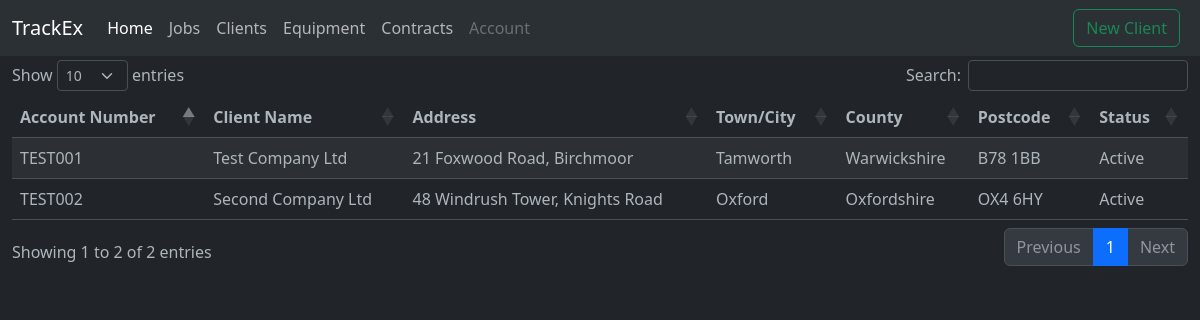
The app's page /clients, older data.
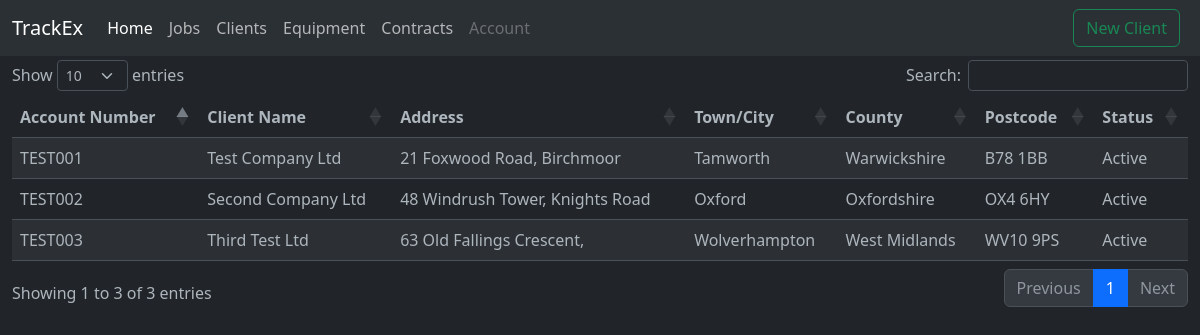
The same page, newer data.
### tables this page shows
CREATE TABLE clients (
            id INTEGER PRIMARY KEY AUTOINCREMENT,
            account_number TEXT,
            client_name TEXT,
            address_line_1 TEXT,
            address_line_2 TEXT,
            town_city TEXT,
            county TEXT,
            postcode TEXT,
            phone_number TEXT,
            status TEXT,
            date_stamp TEXT
        );

### app.py (the view)
@app.route('/clients')
def clients():
    search_query = request.args.get('search', '', type=str)
    success_message = request.args.get('success', '')
    error_message = request.args.get('error', '')
    conn = get_db()
    if search_query:
        query = '''
            SELECT * FROM clients
            WHERE account_number LIKE ? OR client_name LIKE ? OR address_line_1 LIKE ?
            OR address_line_2 LIKE ? OR town_city LIKE ? OR county LIKE ?
            OR postcode LIKE ? OR phone_number LIKE ? OR status LIKE ?
            ORDER BY id
        '''
        search_params = (f"%{search_query}%",) * 8
        clients = conn.execute(query, search_params).fetchall()
    else:
        clients = conn.execute('''
            SELECT * FROM clients
            ORDER BY id
        ''').fetchall()
    conn.close()
    return render_template('clients.html', clients=clients, success_message=success_message, error_message=error_message)

### app.py (called while the page is built)
def get_db():
    conn = sqlite3.connect(DATABASE)
    conn.row_factory = sqlite3.Row
    return conn

### templates/clients.html (shortened to what this page needs)
            {% include 'header.html' %}
            <button class="btn btn-outline-success me-2" type="button" data-bs-toggle="modal" data-bs-target="#new-client-modal" onclick="searchClients()">New Client</button>
          </div>
        </nav>
    </div>
    <div class="container" style="padding: 1.5%;">
    </div>
    <div class="container-fluid">
        <table id="clients-table" class="table table-striped table-hover" style="cursor: pointer;">
            <thead>
                <tr>
                    <th sortable="true">Account Number</th>
                    <th sortable="true">Client Name</th>
                    <th sortable="true">Address</th>
                    <th sortable="true">Town/City</th>
                    <th sortable="true">County</th>
                    <th sortable="true">Postcode</th>
                    <th sortable="true">Status</th>
                </tr>
            </thead>
            {% for client in clients %}
                <tr class="clickable-row"
                    data-account-number="{{ client.account_number }}"
                    data-client-name="{{ client.client_name }}"
                    data-address-1="{{ client.address_line_1 }}"
                    data-address-2="{{ client.address_line_2 }}"
                    data-town-city="{{ client.town_city }}"
                    data-county="{{ client.county }}"
                    data-postcode="{{ client.postcode }}"
                    data-status="{{ client.status }}">
                    <td>{{ client.account_number }}</td>
                    <td>{{ client.client_name }}</td>
                    <td>{{ client.address_line_1 }}, {{ client.address_line_2 }}</td>
                    <td>{{ client.town_city }}</td>
                    <td>{{ client.county }}</td>
                    <td>{{ client.postcode }}</td>
                    <td>{{ client.status }}</td>
                </tr>
            {% endfor %}
        </table>
    </div>
</body>
</html>

Row changes from the older to the newer data that the page shows:
added clients: account_number "TEST003", client_name "Third Test Ltd", address_line_1 "63 Old Fallings Crescent", town_city "Wolverhampton", county "West Midlands", postcode "WV10 9PS", status "Active"
Text that changed along with them:
text written by a page script: "Show entries Search: Showing 1 to 2 of 2 entries Previous 1 Next" → "Show entries Search: Showing 1 to 3 of 3 entries Previous 1 Next"
